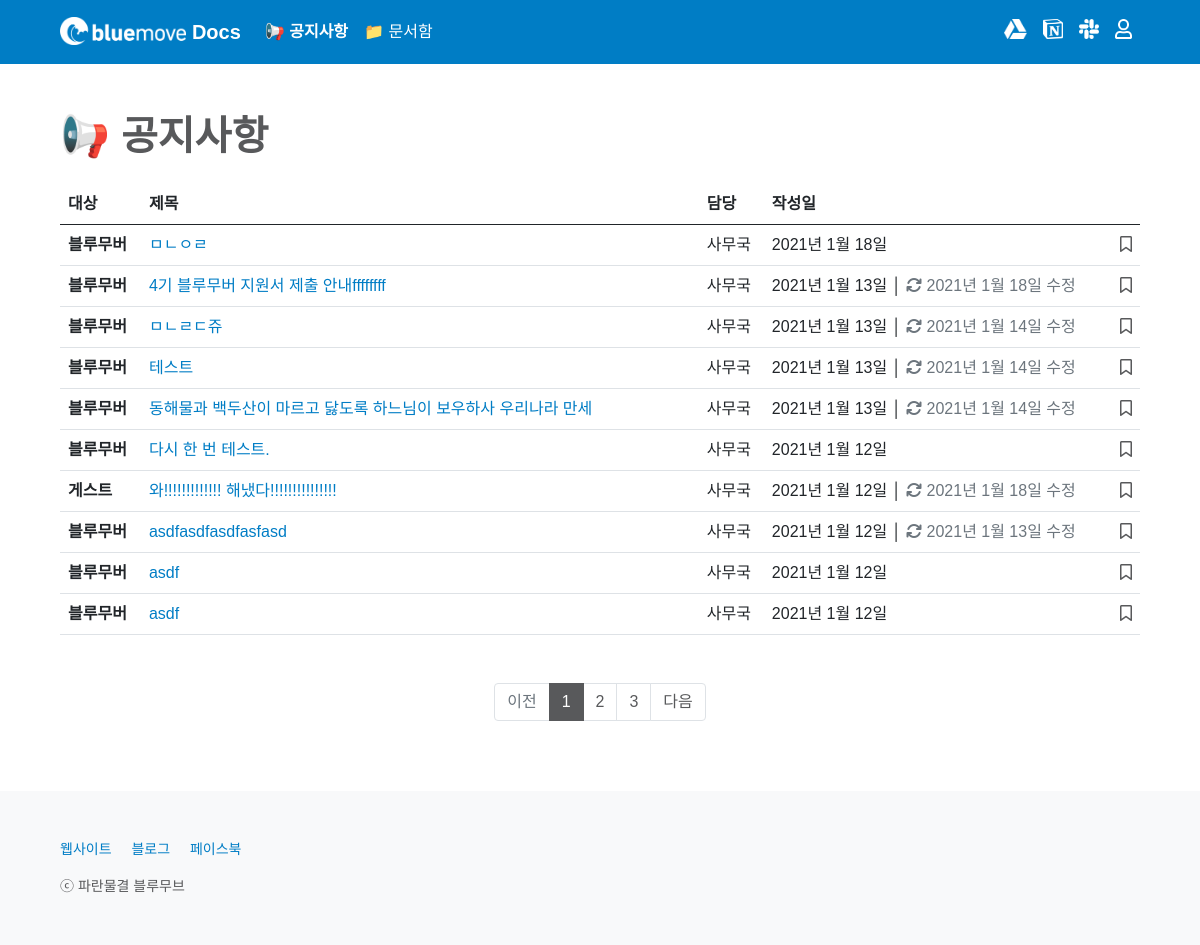
The page /notice/ on the database its author committed.
### notice/models.py (models this page shows, shortened)
class Notice(models.Model):
    CATEGORY_CHOICES = {
        ('bluemover', '블루무버'),
        ('guest', '게스트'),
    }
    title = models.CharField(max_length = 50)
    writer = models.ForeignKey(User, on_delete=models.CASCADE)
    category = models.CharField(max_length = 50, choices = CATEGORY_CHOICES)
    content = RichTextField()
    image = models.ImageField(upload_to='images/', null=True, blank=True)
    created_at = models.DateField(auto_now_add = True)
    updated_at = models.DateField(auto_now = True)
    favorite_user_set = models.ManyToManyField(User, blank=True, related_name="favorite_user_set", through="Favorite")

### notice/views.py (the view)
# urls.py: path('', main, name='main'),
def main(request):
    if request.user.is_authenticated:
        profile = Profile.objects.get(user=request.user)
        name_verified = profile.info_update_flag
        if not name_verified == True:
            return redirect('users:write_info', request.user.id)
        else:
            all_notices = Notice.objects.all().order_by('-id')
            page = request.GET.get('page', 1)
            paginator = Paginator(all_notices, 10)
            try:
                all_notices = paginator.page(page)
            except PageNotAnInteger:
                all_notices = paginator.page(1)
            except EmptyPage:
                all_notices = paginator.page(paginator.num_pages)
            return render(request, 'notice/main.html', {'all_notices': all_notices})
    else:
        all_notices = Notice.objects.all().order_by('-id')
        page = request.GET.get('page', 1)
        paginator = Paginator(all_notices, 10)
        try:
            all_notices = paginator.page(page)
        except PageNotAnInteger:
            all_notices = paginator.page(1)
        except EmptyPage:
            all_notices = paginator.page(paginator.num_pages)
        return render(request, 'notice/main.html', {'all_notices': all_notices})

### notice/templates/notice/main.html (shortened to what this page needs)
{% extends 'base.html' %}
{% block content %}
{% include 'shared/_navbar4notice.html' %}
<main class="px-2 px-md-5">
    <div class="container-md mt-5">
        <h1 class="mb-4" style="font-weight: 600; color: #58595B;">📢 공지사항</h1>
        {% include 'shared/_noticetable.html' %}
    </div>
</main>
{% endblock %}

### home/templates/shared/_noticetable.html (shortened to what this page needs)
<div class="table-responsive" id="noticetable-table">
    <table class="table">
        <thead>
            <tr>
                <th scope="col">대상</th>
                <th scope="col">제목</th>
                <th scope="col">담당</th>
                <th scope="col">작성일</th>
                <th class="text-end" scope="col"></th>
            </tr>
        </thead>
        <tbody>
            {% for notice in all_notices %}
            <tr>
                <th scope="row">
                    {% if notice.category == 'bluemover' %}
                    블루무버
                {% elif notice.category == 'guest' %}
                    게스트
                {% else %}
                    알 수 없음
                {% endif %}
                </th>
                <td><a href="{% url 'notice:read' notice.id %}{{ request.get_full_path|cut:request.path }}" style="word-break: break-word; overflow: hidden; text-overflow: ellipsis; width: 500px; display: -webkit-box; -webkit-line-clamp: 1; -webkit-box-orient: vertical;">{{ notice.title }}</a></td>
                <td>
                    {{ notice.writer.last_name }}{{ notice.writer.first_name }}
                </td>
                <td>
                    {% if notice.created_at == notice.updated_at %}
                    {{ notice.created_at }}
                    {% else %}
                    {{ notice.created_at }} │ <span style="color: #6C757D;"><i class="fas fa-sync"></i> {{ notice.updated_at }} 수정</span>
                    {% endif %}
                </td>
                <td>
                    {% if user.is_authenticated %}
                    <div class="text-end">
                        {% if not request.path == '/notice/' %}
                        <a class="bookmark" href="{% url 'notice:notice_favorite' notice.id %}?next={{ request.get_full_path }}#noticeTablePosition">
                        {% else %}
                        <a class="bookmark" href="{% url 'notice:notice_favorite' notice.id %}?next={{ request.get_full_path }}">
                        {% endif %}
                            {% if user in notice.favorite_user_set.all %}
                            <i class="fas fa-bookmark"></i>
                            {% else %}
                            <i class="far fa-bookmark"></i>
                            {% endif %}
                        </a>
                    </div>
                    {% else %}
                    <div class="text-end">
                        <a type="button" class="bookmark" data-bs-toggle="modal" data-bs-target="#tableloginModal">
                            <i class="far fa-bookmark"></i>
                        </a>
                    </div>
                    {% endif %}
                </td>
            </tr>
            {% empty %}
            <tr>
                <td colspan="5">
                    <div class="text-center"><br><h2 style="color: #CCCCCC; font-weight: 600;"><i class="far fa-folder-open"></i> 비어 있어요!</h2><p class="mb-4">공지사항이 없습니다.</p></div>
                </td>
            </tr>
            {% endfor %}
        </tbody>
    </table>
    {% if all_notices.has_other_pages %}
    <div class="container-md mt-5 p-0">
        <nav aria-label="notice_pagination" style="background-color: transparent;">
            <ul class="pagination justify-content-center m-0">
                {% if all_notices.has_previous %}
                <li class="page-item">
                    {% if not request.path == '/notice/' %}
                    <a class="page-link" href="?page={{ all_notices.previous_page_number }}#noticeTablePosition">이전</a>
                    {% else %}
                    <a class="page-link" href="?page={{ all_notices.previous_page_number }}">이전</a>
                    {% endif %}
                </li>
                {% else %}
                <li class="page-item disabled">
                    <span class="page-link">이전</span>
                </li>
                {% endif %}
                {% for i in all_notices.paginator.page_range %}
                    {% if all_notices.number == i %}
                    <li class="page-item active" aria-current="page">
                        <span class="page-link">{{ i }}</span>
                    </li>
                    {% else %}
                        {% if not request.path == '/notice/' %}
                        <li class="page-item"><a class="page-link" href="?page={{ i }}#noticeTablePosition">{{ i }}</a></li>
                        {% else %}
                        <li class="page-item"><a class="page-link" href="?page={{ i }}">{{ i }}</a></li>
                        {% endif %}
                    {% endif %}
                {% endfor %}
                {% if all_notices.has_next %}
                <li class="page-item">
                    {% if not request.path == '/notice/' %}
                    <a class="page-link" href="?page={{ all_notices.next_page_number }}#noticeTablePosition">다음</a>
                    {% else %}
                    <a class="page-link" href="?page={{ all_notices.next_page_number }}">다음</a>
                    {% endif %}
                </li>
                {% else %}
                <li class="page-item disabled">
                    <span class="page-link">다음</span>
                </li>
                {% endif %}
            </ul>
        </nav>
    </div>
    {% endif %}
</div>

### home/templates/base.html (style rules this page uses)
body { min-height: 100vh; display: flex; flex-direction: column; }
main { flex: 1; }
a { color: #007DC5; text-decoration: none; }
.bookmark { color: #58595B; font-weight: 300; text-decoration: none; }
nav { background-color: #007DC5; }
.page-link { color: #58595B; }
.page-item.active .page-link { background-color: #58595B; border-color: #58595B; }

### rows shown on the page
Notice: category "블루무버", title "ㅁㄴㅇㄹ", writer.last_name "사", writer.first_name "무국", created_at "2021년 1월 18일"
Notice: category "블루무버", title "4기 블루무버 지원서 제출 안내ffffffff", writer.last_name "사", writer.first_name "무국", created_at "2021년 1월 13일", updated_at "2021년 1월 18일"
Notice: category "블루무버", title "ㅁㄴㄹㄷ쥬", writer.last_name "사", writer.first_name "무국", created_at "2021년 1월 13일", updated_at "2021년 1월 14일"
Notice: category "블루무버", title "테스트", writer.last_name "사", writer.first_name "무국", created_at "2021년 1월 13일", updated_at "2021년 1월 14일"
Notice: category "블루무버", title "동해물과 백두산이 마르고 닳도록 하느님이 보우하사 우리나라 만세", writer.last_name "사", writer.first_name "무국", created_at "2021년 1월 13일", updated_at "2021년 1월 14일"
Notice: category "블루무버", title "다시 한 번 테스트.", writer.last_name "사", writer.first_name "무국", created_at "2021년 1월 12일"
Notice: category "게스트", title "와!!!!!!!!!!!!! 해냈다!!!!!!!!!!!!!!!", writer.last_name "사", writer.first_name "무국", created_at "2021년 1월 12일", updated_at "2021년 1월 18일"
Notice: category "블루무버", title "asdfasdfasdfasfasd", writer.last_name "사", writer.first_name "무국", created_at "2021년 1월 12일", updated_at "2021년 1월 13일"
Notice: category "블루무버", title "asdf", writer.last_name "사", writer.first_name "무국", created_at "2021년 1월 12일"
Notice: category "블루무버", title "asdf", writer.last_name "사", writer.first_name "무국", created_at "2021년 1월 12일"

### other values the page prints
{{ i }} "1"
{{ i }} "2" "3"
